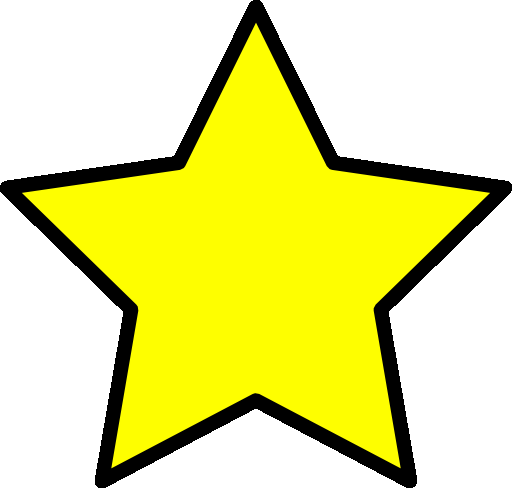
#> input picture Chrome Dinasour Game/star.png, 512 x 488 px, given in place of star.jpeg, which was not available
$ jupyter execute debug.ipynb   (older library calls are emulated)
#> lines starting #> are read from the running program, lines starting #| are printed output that depends on the picture; after the words box and inside, x2 and y2 are one past the last pixel; in counts of white or black regions, pixels touching at a corner belong together; pictures that were not available may be replaced by others from this repository, and a replacement may not be noted
[cell 1]
import cv2
import numpy as np

img = cv2.imread('star.jpeg')
#> img is the input picture: shape (488, 512, 3); mean B, G, R 138.5, 229.2, 229.2
img_gray = cv2.cvtColor(img,cv2.COLOR_BGR2GRAY)
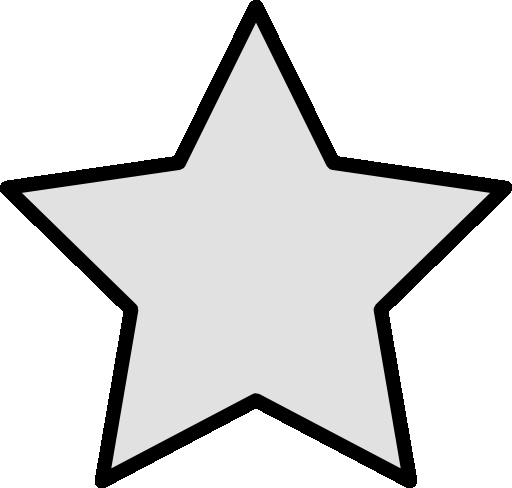
#> img_gray: shape (488, 512); min 0, max 255, mean 218.8
ret, thresh = cv2.threshold(img_gray, 127, 255,0)
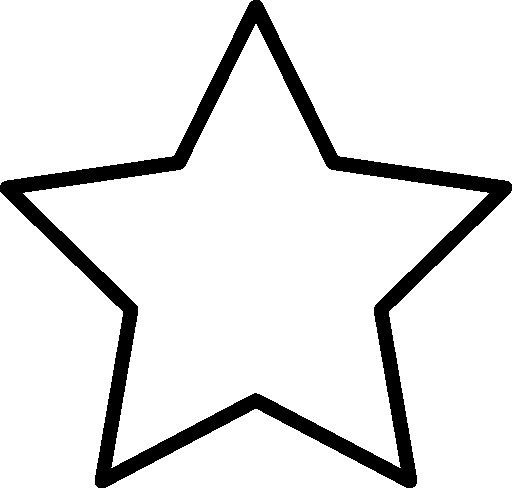
#> thresh: shape (488, 512); 90% white; 1 black region
_,contours,hierarchy = cv2.findContours(thresh,2,1)
#> contours = 6 contours; box (x1, y1, x2, y2) and area: (23, 24, 489, 468) 88346, (0, 0, 253, 185) 35016, (260, 0, 512, 184) 35015, (389, 191, 512, 488) 26138, (0, 192, 123, 488) 26137, (106, 409, 406, 488) 11684
cnt = contours[0]
#> cnt = contour of 598 points, box (x1, y1, x2, y2) (106, 409, 406, 488), area 11684

hull = cv2.convexHull(cnt,returnPoints = False)
#> hull = [595, 591, 458, 447, 148, 137, 4, 0]
defects = cv2.convexityDefects(cnt,hull)
#> defects = [[0, 4, 1, 114], [4, 137, 6, 215], [137, 148, 139, 204], [447, 458, 456, 204], [458, 591, 475, 215], [591, 595, 592, 114]]

for i in range(defects.shape[0]):
    s,e,f,d = defects[i,0]
    start = tuple(cnt[s][0])
    end = tuple(cnt[e][0])
    far = tuple(cnt[f][0])
    cv2.line(img,start,end,[0,255,0],2)
    cv2.circle(img,far,5,[0,0,255],-1)
#> this loop made 6 passes
#> (s, e, f, d, start, end, far) on passes 1 to 6: (0, 4, 1, 114, (254, 409), (250, 411), (253, 410)), (4, 137, 6, 215, (250, 411), (117, 481), (248, 413)), (137, 148, 139, 204, (117, 481), (106, 487), (115, 483)), (447, 458, 456, 204, (405, 487), (394, 481), (396, 483)), (458, 591, 475, 215, (394, 481), (261, 411), (377, 473)), (591, 595, 592, 114, (261, 411), (257, 409), (260, 411))
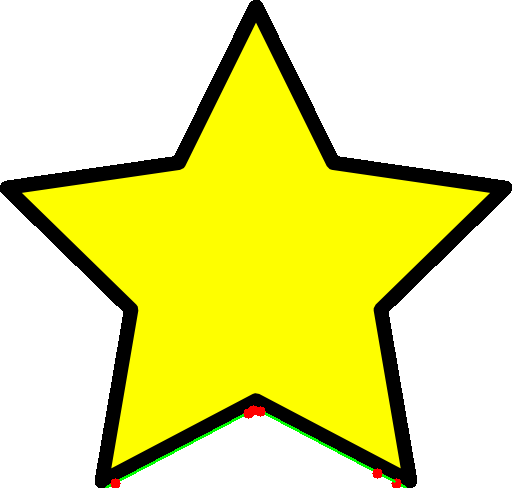
#> img: shape (488, 512, 3); 0.48% of pixels changed, all inside (x1, y1, x2, y2) = (105, 405, 407, 488)

cv2.imshow('img',img)
cv2.waitKey(0)
cv2.destroyAllWindows()

$ run again, with Chrome Dinasour Game/fist.jpg saved as Chrome Dinasour Game/star.png
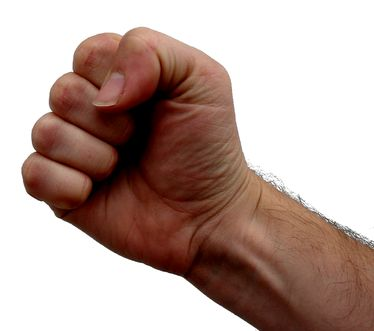
#> input picture Chrome Dinasour Game/fist.jpg, 374 x 331 px, given in place of star.jpeg, which was not available
#> img is the input picture: shape (331, 374, 3); mean B, G, R 156.5, 163.9, 186.2
#> `img_gray = cv2.cvtColor(img,cv2.COLOR_BGR2GRAY)`:
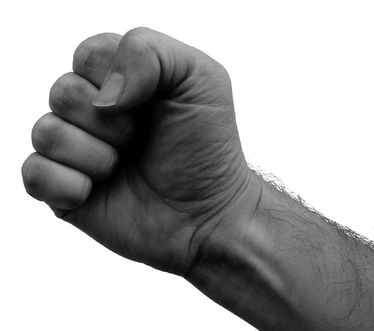
#> img_gray: shape (331, 374); min 0, max 255, mean 169.7
#> `ret, thresh = cv2.threshold(img_gray, 127, 255,0)`:
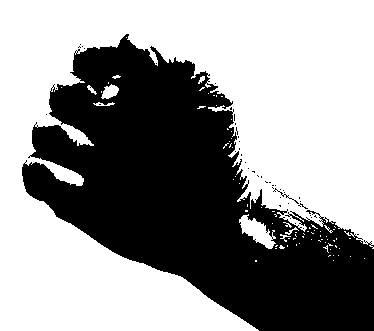
#> thresh: shape (331, 374); 58.2% white; 46 black regions (44 under 20 px)
#> contours = 208 contours, 202 with area under 20; largest, box (x1, y1, x2, y2) and area: (0, 0, 374, 331) 69599, (239, 214, 276, 249) 538, (101, 84, 119, 99) 148, (305, 209, 317, 215) 32, (93, 102, 115, 106) 28, (87, 85, 97, 95) 28
#> cnt = [[333, 260]]
#> hull = [0]

$ run again, with Chrome Dinasour Game/hand.JPG saved as Chrome Dinasour Game/star.png
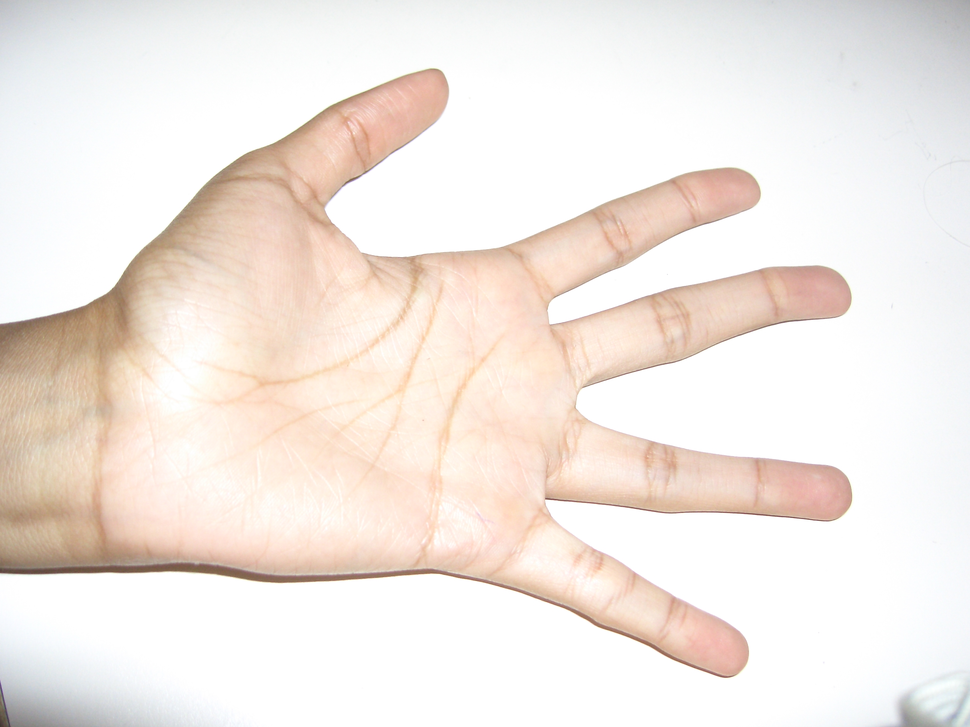
#> input picture Chrome Dinasour Game/hand.JPG, 970 x 727 px, shrunk from 2560 x 1920 before the run, given in place of star.jpeg, which was not available
#> img is the input picture: shape (727, 970, 3); mean B, G, R 227.5, 233.8, 242.8
#> `img_gray = cv2.cvtColor(img,cv2.COLOR_BGR2GRAY)`:
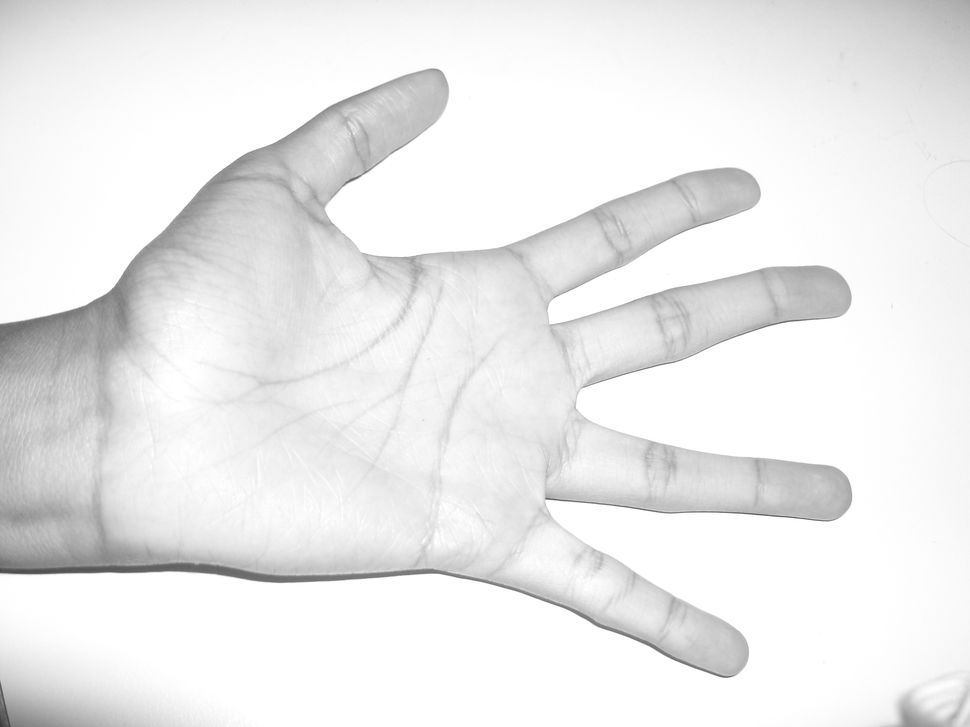
#> img_gray: shape (727, 970); min 57, max 255, mean 235.7
#> `ret, thresh = cv2.threshold(img_gray, 127, 255,0)`:
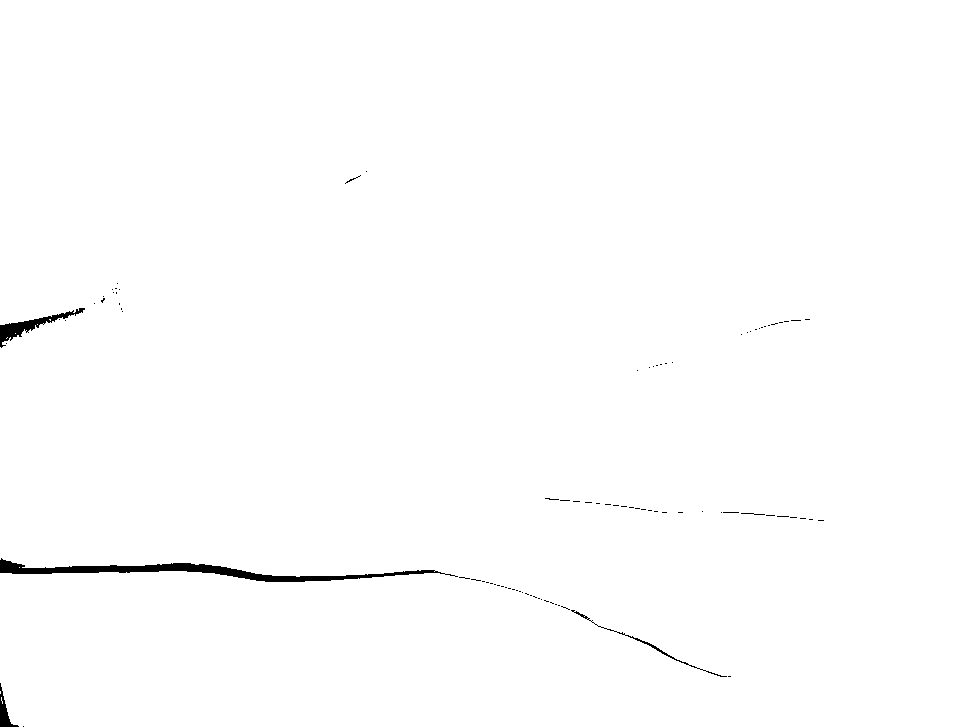
#> thresh: shape (727, 970); 99.4% white; 92 black regions (86 under 20 px)
#> contours = 136 contours, 122 with area under 20; largest, box (x1, y1, x2, y2) and area: (0, 0, 970, 727) 699251, (624, 634, 690, 666) 196, (705, 670, 728, 678) 47, (573, 610, 589, 620) 47, (722, 511, 740, 514) 32
#> cnt = contour of 12 points, box (x1, y1, x2, y2) (1, 697, 3, 704), area 0
#> hull = [0, 4, 6, 9]
#> defects = [[0, 4, 3, 186], [6, 9, 8, 162]]
#> the loop `for i in range(defects.shape[0]):` made 2 passes
#> (s, e, f, d, start, end, far) on passes 1 to 2: (0, 4, 3, 186, (1, 697), (2, 701), (1, 700)), (6, 9, 8, 162, (2, 703), (1, 700), (2, 701))
